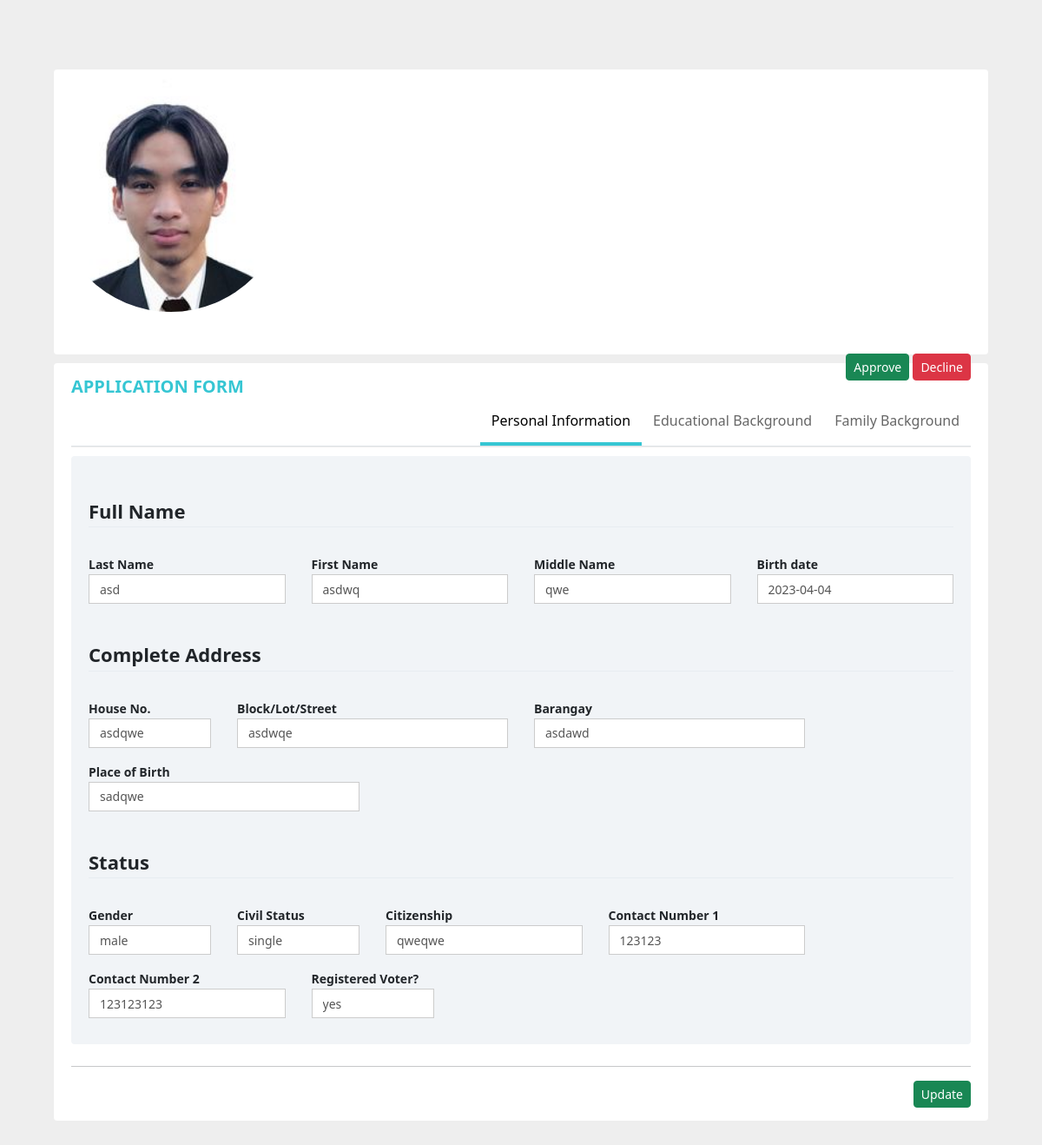
/pages/admin/applicantView.php?id=2, run on an earlier commit of the app's database.
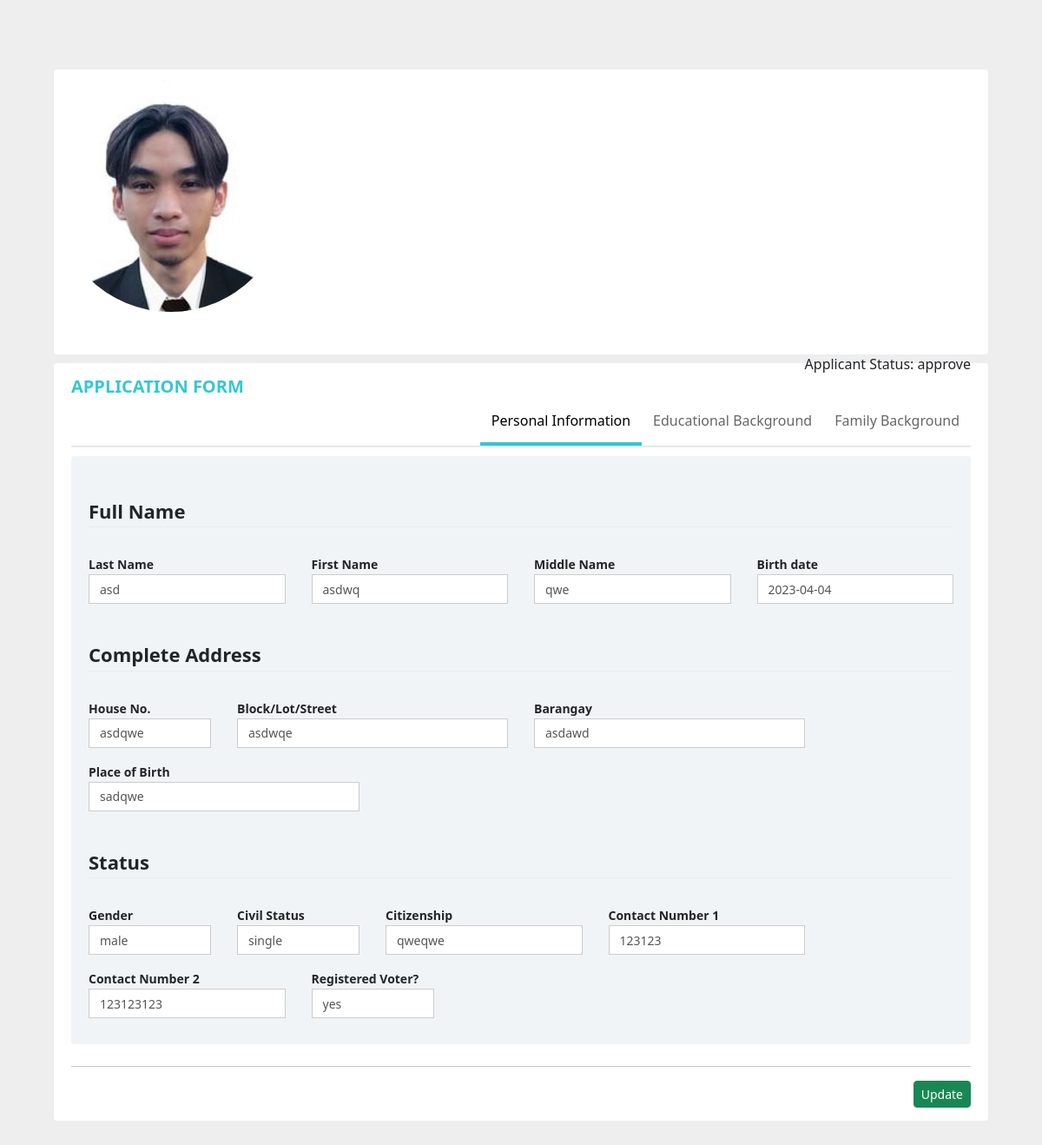
And on a later commit of the database.
### tables this page shows
CREATE TABLE `registration` (
  `applicant_id` int(11) NOT NULL,
  `fullName` varchar(255) NOT NULL,
  `lastName` varchar(50) NOT NULL,
  `firstName` varchar(50) NOT NULL,
  `middleName` varchar(50) NOT NULL,
  `status` varchar(100) DEFAULT NULL,
  `gender` varchar(10) NOT NULL,
  `civilStatus` varchar(10) NOT NULL,
  `voter` varchar(5) NOT NULL,
  `birthDate` date NOT NULL,
  `birthPlace` varchar(100) NOT NULL,
  `citizenship` varchar(10) NOT NULL,
  `fullAddress` varchar(255) NOT NULL,
  `houseAddress` varchar(100) NOT NULL,
  `streetAddress` varchar(100) NOT NULL,
  `barangayAddress` varchar(100) NOT NULL,
  `contactNum1` int(20) NOT NULL,
  `contactNum2` int(20) NOT NULL,
  `2x2Pic` longblob NOT NULL,
  `signaturePic` longblob NOT NULL,
  `schoolName` varchar(100) NOT NULL,
  `schoolAddress` varchar(100) NOT NULL,
  `schoolType` varchar(10) NOT NULL,
  `course` varchar(50) NOT NULL,
  `yearLevel` varchar(50) NOT NULL,
  `fatherName` varchar(100) NOT NULL,
  `fatherStatus` varchar(20) NOT NULL,
  `fatherAddress` varchar(100) NOT NULL,
  `fatherContact` int(20) NOT NULL,
  `fatherOccupation` varchar(50) NOT NULL,
  `fatherEduc` varchar(50) NOT NULL,
  `motherName` varchar(100) NOT NULL,
  `motherStatus` varchar(50) NOT NULL,
  `motherAddress` varchar(100) NOT NULL,
  `motherContact` int(20) NOT NULL,
  `motherOccupation` varchar(50) NOT NULL,
  `motherEduc` varchar(50) NOT NULL,
  `guardianName` varchar(100) NOT NULL,
  `guardianAddress` varchar(100) NOT NULL,
  `guardianContact` int(20) NOT NULL,
  `guardianOccupation` varchar(50) NOT NULL,
  `guardianEduc` varchar(50) NOT NULL,
  `sibling1` varchar(200) NOT NULL,
  `sibling2` varchar(200) NOT NULL,
  `sibling3` varchar(200) NOT NULL,
  `sibling4` varchar(200) NOT NULL,
  `sibling5` varchar(200) NOT NULL,
  `sibling6` varchar(200) NOT NULL,
  `sizeFamily` int(50) NOT NULL,
  `annualGross` int(100) NOT NULL
);

CREATE TABLE `registration_approval` (
  `action_id` int(100) NOT NULL,
  `application_id` int(100) NOT NULL,
  `action_type` varchar(50) NOT NULL,
  `date` datetime NOT NULL DEFAULT current_timestamp()
);

### pages/admin/applicantView.php (the view, shortened to what the rows shown need)
<?php
include '../include/dbConnection.php';
if (isset($_GET['id'])) {
    $applicantId = $_GET['id'];
    $sql = "SELECT * FROM registration WHERE applicant_id = '$applicantId'";
    $result = mysqli_query($conn, $sql);
    if ($result) {
        if (mysqli_num_rows($result) > 0) {
            $row = mysqli_fetch_assoc($result);
            extract($row);
        } else {
            echo "No row found with the specified ID.";
        }
    } else {
        echo "Error executing the query: " . mysqli_error($conn);
    }
} else {
    echo "No ID parameter found in the URL.";
}
?>
<!DOCTYPE html>
<html lang="en">
<head>
    <link href="https://cdn.jsdelivr.net/npm/bootstrap@5.3.0/dist/css/bootstrap.min.css" rel="stylesheet">
    <link rel="stylesheet" href="../../style/tabbing.css">
</head>
<body>
    <div class="container">
        <div class="profileBar">
            <div class="portlet light profileBar-portlet">
                <div class="profile-usertab">
                    <div class="actionBtn">
                        <?php if ($status == 'done') {
                            $status_sql = "SELECT * FROM registration_approval WHERE application_id = '$applicantId'";
                            $status_result = mysqli_query($conn, $status_sql);
                            if ($status_result) {
                                $row = mysqli_fetch_assoc($status_result);
                                if ($row) {
                                    $action = $row['action_type'];
                                    echo "Applicant Status: $action";
                                } else {
                                    echo "No action found for applicant with ID $applicantId";
                                }
                            } else {
                                echo "Error executing the query: " . mysqli_error($conn);
                            }
                        }
                        ?>
                    </div>
                </div>
            </div>
        </div>
        <div class="portlet light">
            <div class="tab-content">
                <div class="tab-pane active" id="personInfo">
                    <form class="profile-form" role="form" autocomplete="on">
                        <div class="portletForm light bg-inverse">
                            <div class="portlet-body form">
                                <div class="row">
                                    <div class="col-md-3 col-sm-4">
                                        <div class="form-group">
                                            <label class="control-label bold font-xs">Last Name</label>
                                            <input type="text" class="form-control" name="l-name" id="l-name" value="<?php echo $lastName ?> " readonly>
                                        </div>
                                    </div>
                                    <div class="col-md-3 col-sm-4">
                                        <div class="form-group">
                                            <label class="control-label bold font-xs">First Name</label>
                                            <input type="text" class="form-control" name="f-name" id="f-name" value="<?php echo $firstName ?> " readonly>
                                        </div>
                                    </div>
                                    <div class="col-md-3 col-sm-4">
                                        <div class="form-group">
                                            <label class="control-label bold font-xs">Middle Name</label>
                                            <input type="text" class="form-control" name="m-name" id="m-name" value="<?php echo $middleName ?> " readonly>
                                        </div>
                                    </div>
                                    <div class="col-md-3">
                                        <div class="form-group">
                                            <div class="input-group">
                                                <input type="text" class="form-control" name="b-date" id="b-date" value="<?php echo $birthDate ?> " readonly>
                                            </div>
                                        </div>
                                    </div>
                                </div>
                                <div class="row">
                                    <div class="col-md-2">
                                        <div class="form-group">
                                            <label class="control-label bold font-xs">House No.</label>
                                            <input type="text" class="form-control" name="add-ress" id="add-ress" value="<?php echo $houseAddress ?> " readonly>
                                        </div>
                                    </div>
                                    <div class="col-md-4 col-sm-5">
                                        <div class="form-group">
                                            <label class="control-label bold font-xs">Block/Lot/Street</label>
                                            <input type="text" class="form-control" name="block-lot" id="block-lot" value="<?php echo $streetAddress ?> " readonly>
                                        </div>
                                    </div>
                                    <div class="col-md-4 col-sm-5">
                                        <div class="form-group">
                                            <label class="control-label bold font-xs">Barangay</label>
                                            <input type="text" class="form-control" name="street" id="street" value="<?php echo $barangayAddress ?> " readonly>
                                        </div>
                                    </div>
                                    <div class="col-md-4">
                                        <div class="form-group">
                                            <label class="control-label bold font-xs">Place of Birth</label>
                                            <input type="text" class="form-control" name="place-birth" id="place-birth" value="<?php echo $birthPlace ?> " readonly>
                                        </div>
                                    </div>
                                </div>
                                <div class="row">
                                    <div class="col-md-2 col-sm-3">
                                        <div class="form-group">
                                            <label class="control-label bold font-xs">Gender</label>
                                            <input type="text" class="form-control" name="place-birth" id="place-birth" value="<?php echo $gender ?> " readonly>
                                        </div>
                                    </div>
                                    <div class="col-md-2 col-sm-3">
                                        <div class="form-group">
                                            <label class="control-label bold font-xs">Civil Status</label>
                                            <input type="text" class="form-control" name="place-birth" id="place-birth" value="<?php echo $civilStatus ?> " readonly>
                                        </div>
                                    </div>
                                    <div class="col-md-3 col-sm-4">
                                        <div class="form-group">
                                            <label class="control-label bold font-xs">Citizenship</label>
                                            <input type="text" class="form-control" name="place-birth" id="place-birth" value="<?php echo $citizenship ?> " readonly>
                                        </div>
                                    </div>
                                    <div class="col-md-3 col-sm-4">
                                        <div class="form-group">
                                            <label class="control-label bold font-xs">Contact Number 1</label>
                                            <input type="text" class="form-control" name="contactNum" id="contactNum" value="<?php echo $contactNum1 ?> " readonly>
                                        </div>
                                    </div>
                                    <div class="col-md-3 col-sm-4">
                                        <div class="form-group">
                                            <label class="control-label bold font-xs">Contact Number 2</label>
                                            <input type="text" class="form-control" name="contactNum2" id="contactNum2" value="<?php echo $contactNum2 ?> " readonly>
                                        </div>
                                    </div>
                                    <div class="col-md-2 col-sm-3">
                                        <div class="form-group">
                                            <label class="control-label bold font-xs">Registered Voter?</label>
                                            <input type="text" class="form-control" name="contactNum2" id="contactNum2" value="<?php echo $voter ?> " readonly>
                                        </div>
                                    </div>
                                </div>
                            </div>
                        </div>
                    </form>
                </div>
            </div>
        </div>
    </div>
</body>
</html>

What changed in the data, as far as the page shows it:
added registration_approval: action_type "approve"
changed registration "asd": status empty → "done" (drawn)
Also different on the page:
text no longer shown: "Approve Decline"
text now shown: "Applicant Status:"
